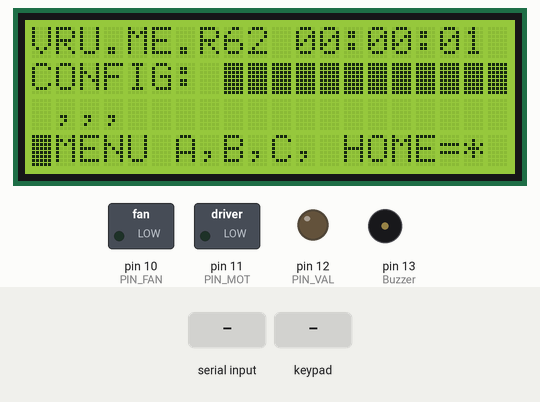
Recording of a sketch running on a simulated Arduino Uno, built with avr-gcc and run on an emulated ATmega328P. Parts: 20×4 character LCD, switched loads named in the sketch (green lamp = pin HIGH), output pins drawn as LEDs (lit = HIGH), buzzer (waves = sounding, pin HIGH). The inputs (shaded band) are chosen by the test bench.

Above: at 1.9 s.
2.0 s: "*\n" received over Serial
At 3.3 s:
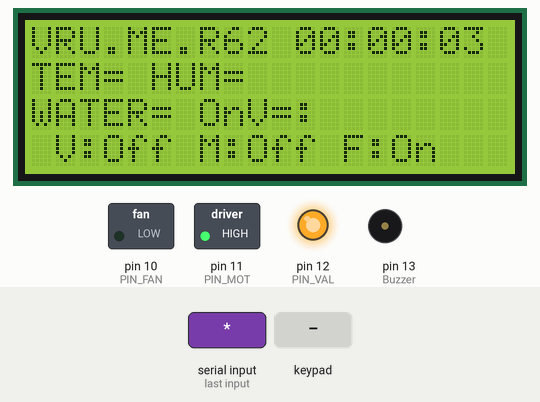
5.0 s: keypad keys 1 8 3 0 A pressed 0.4 s apart
At 7.1 s:
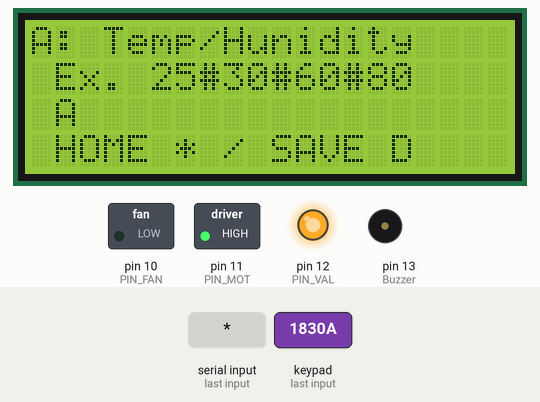
8.5 s: key '#' pressed
At 9.7 s:
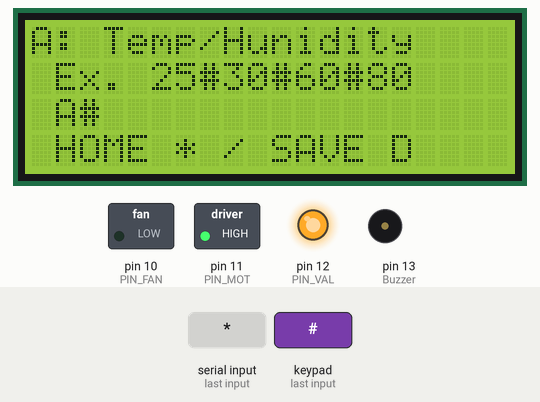
Timing chart, 0 to 11.5 s (numbered marks = the images above; inputs shaded):
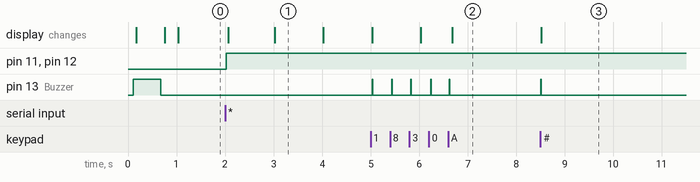

The sketch:

Mega328pu.ino
```cpp
/*
  Akarawat Panwilai
  Add to EEPROM
  Rx SoftSerial
  กด * เพื่อเข้า Menu
  กด D เพื่อ Exit/Reboot
  - ตั้งค่าเฉพาะ 1,2,3 ที่เหลือ เป็นทดสอบ Outout ก็พอ
  Output 1 = Fan
  Output 2 = Vale
  Output 3 = Motor
  1.temp_min(offfan)|2.temp_max(onfan)|3.hum_min(offfan)|4.hum_max(onfan)|waterlevel(vale for on/off motor)5.max800(offmotor)|6.min3(onmotor)|water_vale(onevery 7.sec43200=12hr duration on time is 8.3600 sec)
  Default = 25|30|60|80|800|3|43200|3600
  Default = 25|30|60|80|800|3|1830|3600|000000
  P8 Receive Rx, Tx from ESP > Tx
  - อุณหภูมิ
  - ความชื้น
  - ระดับน้ำ (ใช้วิธี ตั้งเวลาเปลี่ยนน้ำทิ้ง ปิด/เปิด อัตโนมัติ)
  - กำหนดให้ Valve ให้เปิดค้างตาม Sec_time โดยขั้นต่ำที่ 60 วินาที

*/
#include <avr/wdt.h>

#include <LiquidCrystal.h>
#include <Wire.h>
#include <LiquidCrystal_I2C.h>
#include <Keypad.h>
//#include <SoftwareSerial.h>

#include <EEPROM.h>
int address = 0;
String strEEprom;
String eep_tmin = "25";
String eep_tmax = "30";
String eep_hmin = "60";
String eep_hmax = "80";
String eep_watermax = "800";
String eep_watermin = "3";
String eep_onvalve = "1830";
String eep_temsec = "3600";
String eep_curtime = "000000";

const byte ROWS = 4; //four rows
const byte COLS = 4; //four columns
/*for Sticker Key*/

char keys[ROWS][COLS] = {
  {'1', '4', '7', '*'},
  {'2', '5', '8', '0'},
  {'3', '6', '9', '#'},
  {'A', 'B', 'C', 'D'}
};

/*for PCB Key*/
/*
  char keys[ROWS][COLS] = {
  {'1', '2', '3', 'A'},
  {'4', '5', '6', 'B'},
  {'7', '8', '9', 'C'},
  {'*', '0', '#', 'D'}
  };
*/
byte rowPins[ROWS] = {5, 4, 3, 2}; //connect to the row pinouts of the keypad
byte colPins[COLS] = {9, 8, 7, 6}; //connect to the column pinouts of the keypad

Keypad keypad = Keypad( makeKeymap(keys), rowPins, colPins, ROWS, COLS );

//------------ LCD ----------------------------------
LiquidCrystal_I2C lcd(0x3F, 20, 4); // Set the LCD address to (0x27, 16, 2) OR (0x3F, 20, 4) line display
#define PIN_VAL    12
#define PIN_MOT    11
#define PIN_FAN    10

//#define PIN_Rx    10
//#define PIN_Tx    99

// Variable
int MnuIS = 5; //ID Main Menu
int SubIS = 0; //ID Sub Menu
int Buzzer = 13; //
int timeLCD = 60;
unsigned long timeCount = 0;
unsigned long timeCountStart = 0;
boolean lcdON = true;
boolean display_LCD_on(boolean i) {
  if (i == true) {
    lcd.backlight();
    return lcdON = i;
  }
  if (i == false) {
    lcd.noBacklight();
    return lcdON = i;
  }
}

//// EEPROM Start
String EEPROM_read(int index, int length) {
  String text = "";
  char ch = 1;

  for (int i = index; (i < (index + length)) && ch; ++i) {
    if (ch = EEPROM.read(i)) {
      text.concat(ch);
    }
  }
  return text;
}

int EEPROM_write(int index, String text) {
  for (int i = index; i < text.length() + index; ++i) {
    EEPROM.write(i, text[i - index]);
  }
  EEPROM.write(index + text.length(), 0);
  return text.length() + 1;
}

//SoftwareSerial mySerial(PIN_Rx, PIN_Tx);

String inData;
int incomingByte = 0;
String eepStr = "";
String getKb = "";
bool setting = false;
bool flgsave = false;
String curMode = "";

//Clock
int starttime;
int activetime;
int prevoustime = 0;
int hours = 0;
int mins = 0;
int secs = 0;
String txtTime;

// Output Flag
bool valve = false;
bool motor = false;
bool fan = false;

void setup() {
  // 9600, 115200
  Serial.begin(9600);
  //  mySerial.begin(115200);
  while (!Serial);
  //--#Serial.println("Serial conection started.");
  delay(100);

  starttime = millis() / 1000;

  strEEprom = EEPROM_read(address, 34);
  if (strEEprom.length() == 0) {
    eep_tmin = "25";
    eep_tmax = "30";
    eep_hmin = "60";
    eep_hmax = "80";
    eep_watermax = "800";
    eep_watermin = "3";
    eep_onvalve = "1830";
    eep_temsec = "3600";
    eep_curtime = "000000";
    hours = 0;
    mins = 0;
    secs = 0;
  } else {
    //--#Serial.println(strEEprom);
    eep_tmin = getValue(String(strEEprom), '|', 0);
    eep_tmax = getValue(String(strEEprom), '|', 1);
    eep_hmin = getValue(String(strEEprom), '|', 2);
    eep_hmax = getValue(String(strEEprom), '|', 3);
    eep_watermax = getValue(String(strEEprom), '|', 4);
    eep_watermin = getValue(String(strEEprom), '|', 5);
    eep_onvalve = getValue(String(strEEprom), '|', 6);
    eep_temsec = getValue(String(strEEprom), '|', 7);
    eep_curtime = getValue(String(strEEprom), '|', 8);

    hours = eep_curtime.substring(0, 2).toInt();
    mins = eep_curtime.substring(2, 4).toInt();
    secs = eep_curtime.substring(4, 6).toInt();
  }
  pinMode(Buzzer, OUTPUT); digitalWrite(Buzzer, HIGH);
  pinMode(PIN_VAL, OUTPUT);
  pinMode(PIN_MOT, OUTPUT);
  pinMode(PIN_FAN, OUTPUT);

  lcd.init();
  lcd.clear();
  lcd.backlight();
  //  lcd.setCursor(2, 1); lcd.print("EEPROM LOADED"); delay(500);
  //  lcd.setCursor(2, 2); lcd.print(strEEprom);
  //  delay(5000);
  //lcd.clear();
  //--->lcd.noBacklight();
  delay(500);
  digitalWrite(Buzzer, LOW);

  DESKTOP();
}

String MasKey = "";
//ความยาว A=11, B=5, C=16
int lenCfg = 0;
void MainMenu(char Key) {
  if (Key == 'A') {
    MnuIS = 1;
    lenCfg = 12;
    curMode = "A";
    MENUPA();
    getKb = "";
    setting = true;
  }

  if (Key == 'B') {
    MnuIS = 2;
    lenCfg = 6;
    curMode = "B";
    MENUPB();
    getKb = "";
    setting = true;
  }
  if (Key == 'C') {
    MnuIS = 3;
    lenCfg = 17;
    curMode = "C";
    MENUPC();
    getKb = "";
    setting = true;
  }
  if (Key == 'D' && flgsave) { // Save
    MnuIS = 4;
    MENUPD();
    getKb = "";
    setting = false;
    flgsave = false;
    curMode = "SAVE";
  }
  if (Key == '*') {
    MnuIS = 5;
    DESKTOP();
    getKb = "";
    setting = false;
    flgsave = false;
  }

  if (Key != 'A' || Key != 'B' || Key != 'C')  {
    if ((Key != '*' || Key != 'D') and setting) {
      //--#Serial.println(getKb.length());
      if (getKb.length() < lenCfg) {
        getKb += String(Key);
        lcd.setCursor(1, 2); lcd.print(getKb);
        if (getKb.length() == lenCfg) {
          flgsave = true;
        } else {
          flgsave = false;
        }
      }

    }
  }

}

void loop() {
  // Keyboard Transection
  char Key;
  Key = NO_KEY;
  while (Key == NO_KEY) {

    if (timeCountStart > millis()) {
      timeCountStart = 0;
    }
    if ((timeCount < millis() / 1000) && (lcdON == 1)) {
      timeCountStart++;
    }
    if (timeCountStart > timeLCD && timeLCD != 0) {
      timeCountStart = 0;
      display_LCD_on(false); // Trun off backlight
    }
    timeCount = millis() / 1000;
    /// End of LCD Timeout

    Key = keypad.getKey(); // เก็บค่าของปุ่มที่กดมาไว้ที่ตัวแปร Key
    MasKey = Key;

    // Clock Start
    GetClock();
    // Clock End

    // ใช้ NO_KEY ของ KeyPad ดักจับเท่านั้น mySerial
    while (Serial.available()) {
      //        inData = Serial.readString();
      inData = Serial.readStringUntil('\r\n');
    }
    if (inData.length()) {
      //mySerial.write(String(inData));
      //--#Serial.println(String(inData));
      //--#Serial.println(inData.length()); // อ่าน Array ที่ 1
      String strMain = getValue(String(inData), '|', 1);
      String humd = getValue(String(strMain), ',', 0);
      String temp = getValue(String(strMain), ',', 1);
      String water = getValue(String(strMain), ',', 2);
      lcd.clear();
      //lcd.setCursor(0, 0); lcd.print("VRU.ME 62 "+ txtTime);
      lcd.setCursor(0, 1); lcd.print("TEM=" + temp + " HUM=" + humd);
      lcd.setCursor(0, 2); lcd.print("WATER=" + water + " OnV=" + eep_onvalve.substring(0, 2) + ":" + eep_onvalve.substring(2, 4));
      String flgValve;
      String flgMotor;
      String flgFan;

      if (valve) {
        flgValve = "V:ON ";
        digitalWrite(PIN_VAL, LOW);
      } else {
        flgValve = "V:Off ";
        digitalWrite(PIN_VAL, HIGH);
      }

      if (water.toInt() <= eep_watermin.toInt()) {
        flgMotor = "M:On ";
        digitalWrite(PIN_MOT, LOW);
      } else {
        flgMotor = "M:Off ";
      }

      if (water.toInt() >= eep_watermax.toInt()) {
        flgMotor = "M:Off ";
        digitalWrite(PIN_MOT, HIGH);
      }

      if ((temp.toInt() <= eep_tmin.toInt()) || (humd.toInt() <= eep_hmin.toInt())) {
        flgFan = "F:Off";
        digitalWrite(PIN_FAN, HIGH);
      }
      if ((temp.toInt() != "" && humd.toInt() != "") && (temp.toInt() >= eep_tmax.toInt()) || (humd.toInt() >= eep_hmax.toInt())) {
        flgFan = "F:On";
        digitalWrite(PIN_FAN, LOW);
      }

      lcd.setCursor(1, 3); lcd.print(flgValve + flgMotor + flgFan);
      inData = "";
    }


  }

  timeCountStart = 0;
  display_LCD_on(true);

  //--#Serial.println(Key);
  if (MasKey != "") {

    //--#Serial.println("=>" + MasKey);
    digitalWrite(Buzzer, HIGH);
    delay(10);
    digitalWrite(Buzzer, LOW);

    if (MasKey == "*") {
      MnuIS = 5;
      setting = false;
    }
  }

  switch (MnuIS) {
    case 1 : //Group A
      //setting = true;
      MainMenu(Key);
      break;
    case 2 : //Group B
      //setting = true;
      MainMenu(Key);
      break;
    case 3 : //Group C
      //setting = true;
      MainMenu(Key);
      break;
    case 4 : //Group D
      //setting = false;
      MainMenu(Key);
      break;
    case 5 : //DESKTOP Group *
      //setting = false;
      MainMenu(Key);
      break;
    default:
      //setting = false;
      MnuIS = 5;
      break;
  }

}

/// Sub Program
void Beep() {
  digitalWrite(Buzzer, LOW); delay(10); digitalWrite(Buzzer, HIGH);
}
void printFrame() {
  lcd.clear();
  lcd.setCursor(1, 0); lcd.print("------------------");
  lcd.setCursor(1, 3); lcd.print("------------------");
}
void ShowRow1(char X, char Y) {
  lcd.setCursor(1, 1);
  lcd.print("MENU A,B,C, HOME=* ");
}
void ShowRow2(char X, char Y) {
  lcd.setCursor(2, 2);
}
// Main Menu
void DESKTOP() {
  lcd.clear();
  //lcd.setCursor(0, 0); lcd.print("VRU.ME 62 " + txtTime);
  lcd.setCursor(0, 1); lcd.print("CONFIG: " + eep_tmin + "," + eep_tmax + "," + eep_hmin + "," + eep_hmax);
  lcd.setCursor(0, 2); lcd.print(" " + eep_watermax + "," + eep_watermin + "," + eep_onvalve + "," + eep_temsec);
  lcd.setCursor(1, 3); lcd.print("MENU A,B,C, HOME=* ");
  getKb = "";
  setting = false;
}
void MENUPA() {
  lcd.clear();
  lcd.setCursor(0, 0); lcd.print("A: Temp/Hunidity");
  lcd.setCursor(0, 1); lcd.print(" Ex. 25#30#60#80 ");
  lcd.setCursor(0, 3); lcd.print(" HOME * / SAVE D");
}
void MENUPB() {
  lcd.clear();
  lcd.setCursor(0, 0); lcd.print("B: Water Level");
  lcd.setCursor(0, 1); lcd.print(" Ex. 800#3 ");
  lcd.setCursor(0, 3); lcd.print(" HOME * / SAVE D");
}
void MENUPC() {
  lcd.clear();
  lcd.setCursor(0, 0); lcd.print("C: Valve ON-OFF Sec");
  lcd.setCursor(0, 1); lcd.print(" Ex. 1830#3600#183000 ");
  lcd.setCursor(0, 3); lcd.print(" HOME * / SAVE D");
}
void MENUPD() {
  // START Save data to EEPROM
  //  eep_tmin, eepStr
  //--#Serial.println(flgsave);
  //--#Serial.println("SAVE >> " + getKb);
  if (flgsave) {
    String txt = getValue(String(getKb), '#', 0);
    if (curMode == "A") {
      eep_tmin = txt.substring(1, txt.length());
      eep_tmax = getValue(String(getKb), '#', 1);
      eep_hmin = getValue(String(getKb), '#', 2);
      eep_hmax = getValue(String(getKb), '#', 3);
    }
    if (curMode == "B") {
      eep_watermax = txt.substring(1, txt.length());
      eep_watermin = getValue(String(getKb), '#', 1);
    }
    if (curMode == "C") {
      eep_onvalve = txt.substring(1, txt.length());
      eep_temsec = getValue(String(getKb), '#', 1);
      eep_curtime = getValue(String(getKb), '#', 2);
    }

    eepStr = eep_tmin + "|" + eep_tmax + "|" + eep_hmin + "|" + eep_hmax + "|" +
             eep_watermax + "|" + eep_watermin + "|" + eep_onvalve + "|" + eep_temsec + "|" + eep_curtime;

    //--#Serial.println("EEPROM >> " + eepStr);
    EEPROM_write(0, eepStr);
  }

  // End EEPROM
  getKb = "";
  lcd.clear();
  lcd.setCursor(0, 0); lcd.print("D: Save");
  lcd.setCursor(0, 1); lcd.print("");
  lcd.setCursor(0, 2); lcd.print("");
  lcd.setCursor(0, 3); lcd.print(" Wait for reboot...");
  delay(1000);
  software_Reboot();
}

void software_Reboot()
{
  wdt_enable(WDTO_15MS);
  while (1)
  {
  }
}

String getValue(String data, char separator, int index)
{
  int found = 0;
  int strIndex[] = {0, -1};
  int maxIndex = data.length() - 1;

  for (int i = 0; i <= maxIndex && found <= index; i++) {
    if (data.charAt(i) == separator || i == maxIndex) {
      found++;
      strIndex[0] = strIndex[1] + 1;
      strIndex[1] = (i == maxIndex) ? i + 1 : i;
    }
  }

  return found > index ? data.substring(strIndex[0], strIndex[1]) : "";
}

int chkCount = 0;
bool chkFlgMin;
String chkTxt = "";
void GetClock() {
  activetime = (millis() / 1000) - starttime;
  if (prevoustime < activetime)
  {
    secs++;
    prevoustime = activetime;
  }
  if (secs > 59)
  {
    mins++;
    secs = 0;
  }
  if (mins > 59)
  {
    hours++;
    mins = 0;
  }
  if (hours > 23)
  {
    hours = 0;
  }

  String hh;
  if (hours < 10)
  {
    hh = "0" + String(hours);
  }
  else
  {
    hh = String(hours);
  }
  String mm;
  if (mins < 10)
  {
    mm = "0" + String(mins);
  }
  else
  {
    mm = String(mins);
  }
  String ss;
  if (secs < 10)
  {
    ss = "0" + String(secs);
  }
  else
  {
    ss = String(secs);
  }
  txtTime = hh + ":" + mm + ":" + ss;
  if (!setting) {
    lcd.setCursor(0, 0); lcd.print("VRU.ME.R62 " + txtTime);

    //ตั้งเวลาเปิดปิดน้ำ
    String txtNow = hh + mm;
    String txtNowss = hh + mm + ss;

    /* //Flow เดิมทำงาน Fix 1 นาที
      if (txtNow == eep_onvalve) {
      valve = true;
      } else {
      valve = false;
      }
    */

    if (txtNowss != chkTxt) { // ให้ตรวจสอบเฉพาะในวินาทีนั้นๆเท่านั้น ไม่งั้นจะทำงานตาม Clock ของ Crystal
      chkTxt = txtNowss;
      //-->Serial.println(txtTime);

      // ปิดเมื่อถึงเวลาใน EEPROM
      if (txtNow == eep_onvalve) {
        chkFlgMin = true; //กำหนดให้เริ่มเปิด
        //-->Serial.println("Set true");
      }
      if (chkFlgMin) {
        if (chkCount < eep_temsec.toInt()) {
          chkCount++; // นับไปจนกว่าจะครบวินาที
          valve = true;
          //-->Serial.println("CountV : " + String(chkCount));
        } else { // เมื่อครบทำการรีเซตและปิด
          chkCount = 0;
          valve = false;
          chkFlgMin = false;
          //-->Serial.println("CountV : " + String(chkCount));
        }
      }

    }

  }
}
```

Measured:
- after the input at 2.0 s, pin 11 (PIN_MOT), pin 12 (PIN_VAL): LOW → HIGH at once; the display: first changes after 0.06 s (image 1 shows a later state)
- after the input at 5.0 s, pin 13 (Buzzer): alternates HIGH for 0.01 s and LOW for 0.39 s, 10 changes in all, then stays LOW, starting at once; the display: first differs from a run without the input after 1.7 s (image 2)
- after the input at 8.5 s, pin 13 (Buzzer): LOW → HIGH at once, → LOW 0.01 s later; the display: changes at once (image 3)
- what the display in image 1 shows lasts 1.0 s, from 3.0 s to 4.0 s
